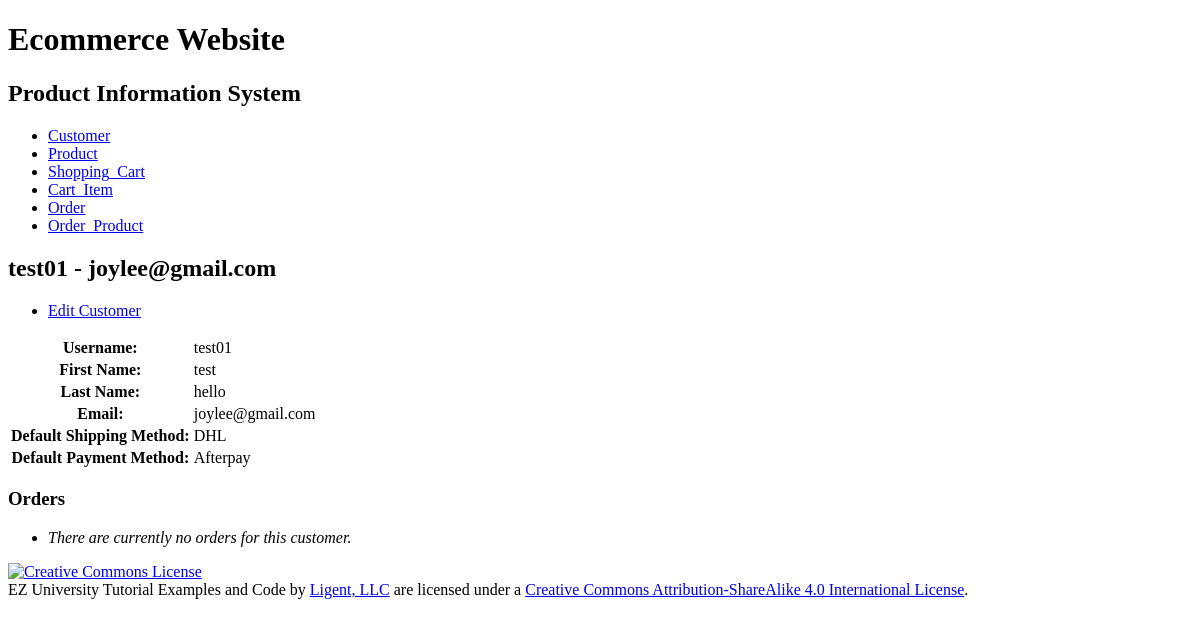
Before: /customer/4/ with the older database file.
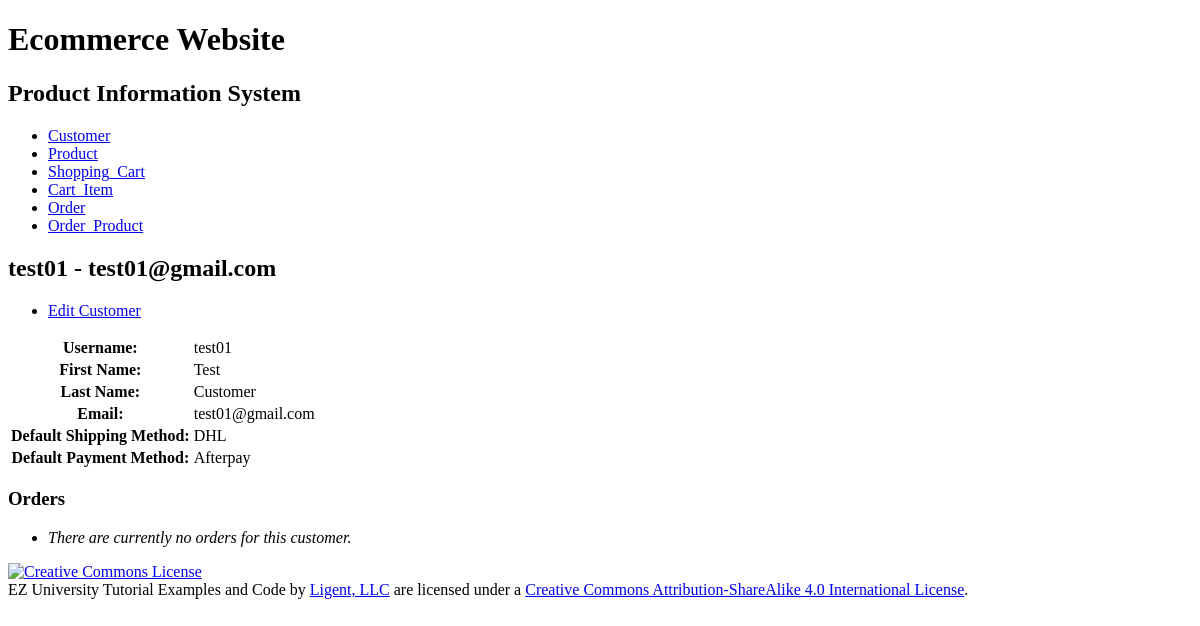
After: the same page with the newer database file.
### productinfo/models.py (models this page shows, shortened)
class Customer(models.Model):
	customer_id = models.AutoField(primary_key=True)
	first_name = models.CharField(max_length=45)
	last_name = models.CharField(max_length=45)
	disambiguator = models.CharField(max_length=45, blank=True, default='')
	username = models.CharField(max_length=45)
	password = models.CharField(max_length=45)
	email = models.CharField(max_length=225)
	sm_id = models.ForeignKey(Shipping_Method, related_name='customers', on_delete=models.PROTECT)
	pm_id = models.ForeignKey(Payment_Method, related_name='customers', on_delete=models.PROTECT)
	def __str__(self):
		return f'{self.username} - {self.email}'
	def get_update_url(self):
		return reverse('productinfo_customer_update_urlpattern',
					   kwargs={'pk':self.pk}
					   )
	class Meta:
		ordering = ['customer_id']
		constraints = [
			UniqueConstraint(fields=['username', 'email', 'disambiguator'], name='unique_customer')
		]

### productinfo/views.py (the view)
class CustomerDetail(View):
	def get(self, request, pk):
		customer = get_object_or_404(
			Customer,
			pk=pk
		)
		shipping_method = customer.sm_id
		payment_method = customer.pm_id
		order_list = customer.orders.all()
		return render(
			request,
			'productinfo/customer_detail.html',
			{'customer': customer,
			 'shipping_method': shipping_method,
			 'payment_method': payment_method,
			 'order_list': order_list}
		)

### productinfo/models.py (called while the page is built)
	def __str__(self):
		return f'{self.sm_name}'

	def __str__(self):
		return f'{self.pm_name}'

### productinfo/templates/productinfo/customer_detail.html (shortened to what this page needs)
{% extends 'productinfo/base.html' %}
{% block content %}
    <h2>{{ customer }}</h2>
    <ul>
        <li>
            <a href="{{ customer.get_update_url }}">
                Edit Customer</a></li>
    </ul>
    <section>
        <table>
            <tr>
                <th>Username:</th>
                <td>{{ customer.username }}</td>
            </tr>
            <tr>
                <th>First Name:</th>
                <td>{{ customer.first_name }}</td>
            </tr>
            <tr>
                <th>Last Name:</th>
                <td>{{ customer.last_name }}</td>
            </tr>
            <tr>
                <th>Email:</th>
                <td>{{ customer.email }}</td>
            </tr>
            <tr>
                <th>Default Shipping Method:</th>
                <td>{{ shipping_method }}</td>
            </tr>
            <tr>
                <th>Default Payment Method:</th>
                <td>{{ payment_method }}</td>
            </tr>
        </table>
    </section>
    <section>
        <h3>Orders</h3>
        <ul>
            {% for order in order_list %}
                <li>
                    <a href="{{ order.get_absolute_url }}">{{ order }}</a>
                </li>
            {% empty %}
                <li><em>There are currently no orders for this customer.</em></li>
            {% endfor %}
        </ul>
    </section>
{% endblock %}

Changed rows visible on the page:
changed Customer "test01": username+email "test01 - joylee@gmail.com" → "test01 - test01@gmail.com"; first_name "test" → "Test"; last_name "hello" → "Customer"; email "joylee@gmail.com" → "test01@gmail.com"
